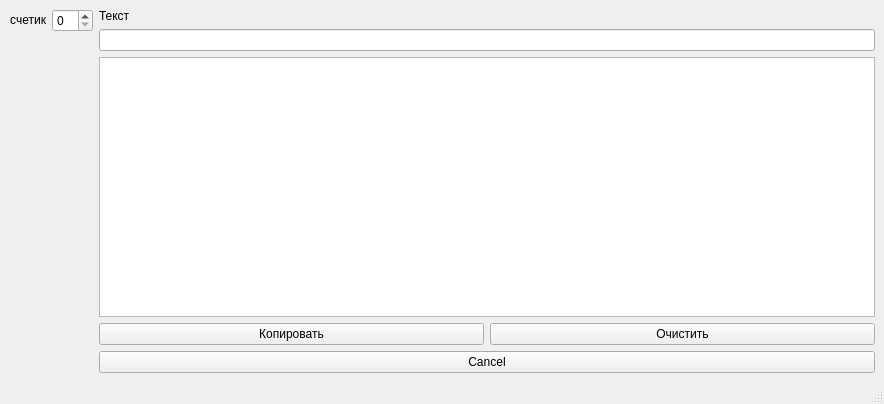
<?xml version="1.0" encoding="UTF-8"?>
<ui version="4.0">
 <class>MainWindow</class>
 <widget class="QMainWindow" name="MainWindow">
  <property name="geometry">
   <rect>
    <x>0</x>
    <y>0</y>
    <width>884</width>
    <height>404</height>
   </rect>
  </property>
  <property name="windowTitle">
   <string>MainWindow</string>
  </property>
  <widget class="QWidget" name="centralwidget">
   <property name="sizePolicy">
    <sizepolicy hsizetype="Expanding" vsizetype="Preferred">
     <horstretch>0</horstretch>
     <verstretch>0</verstretch>
    </sizepolicy>
   </property>
   <property name="layoutDirection">
    <enum>Qt::LeftToRight</enum>
   </property>
   <layout class="QFormLayout" name="formLayout">
    <item row="0" column="0">
     <layout class="QHBoxLayout" stretch="0,0">
      <property name="sizeConstraint">
       <enum>QLayout::SetMaximumSize</enum>
      </property>
      <item>
       <widget class="QLabel" name="label">
        <property name="text">
         <string>&lt;html&gt;&lt;head/&gt;&lt;body&gt;&lt;p align=&quot;right&quot;&gt;счетик&lt;/p&gt;&lt;/body&gt;&lt;/html&gt;</string>
        </property>
       </widget>
      </item>
      <item>
       <widget class="QSpinBox" name="spinBox"/>
      </item>
     </layout>
    </item>
    <item row="0" column="1">
     <layout class="QVBoxLayout" name="verticalLayout_3">
      <item>
       <widget class="QLabel" name="label_2">
        <property name="text">
         <string>&lt;html&gt;&lt;head/&gt;&lt;body&gt;&lt;p&gt;Текст&lt;/p&gt;&lt;/body&gt;&lt;/html&gt;</string>
        </property>
       </widget>
      </item>
      <item>
       <widget class="QLineEdit" name="lineEdit"/>
      </item>
     </layout>
    </item>
    <item row="1" column="1">
     <widget class="QTextEdit" name="textEdit"/>
    </item>
    <item row="3" column="1">
     <layout class="QHBoxLayout" name="horizontalLayout_2">
      <item>
       <widget class="QPushButton" name="pushButton">
        <property name="text">
         <string>Копировать</string>
        </property>
       </widget>
      </item>
      <item>
       <widget class="QPushButton" name="pushButton_3">
        <property name="text">
         <string>Очистить</string>
        </property>
       </widget>
      </item>
     </layout>
    </item>
    <item row="4" column="1">
     <widget class="QPushButton" name="pushButton_2">
      <property name="text">
       <string>Cancel</string>
      </property>
     </widget>
    </item>
   </layout>
  </widget>
  <widget class="QMenuBar" name="menubar">
   <property name="geometry">
    <rect>
     <x>0</x>
     <y>0</y>
     <width>884</width>
     <height>21</height>
    </rect>
   </property>
  </widget>
  <widget class="QStatusBar" name="statusbar"/>
  <action name="actionadd">
   <property name="text">
    <string>add</string>
   </property>
  </action>
 </widget>
 <resources/>
 <connections>
  <connection>
   <sender>pushButton</sender>
   <signal>clicked()</signal>
   <receiver>spinBox</receiver>
   <slot>stepUp()</slot>
   <hints>
    <hint type="sourcelabel">
     <x>483</x>
     <y>304</y>
    </hint>
    <hint type="destinationlabel">
     <x>63</x>
     <y>59</y>
    </hint>
   </hints>
  </connection>
  <connection>
   <sender>pushButton_2</sender>
   <signal>clicked()</signal>
   <receiver>MainWindow</receiver>
   <slot>close()</slot>
   <hints>
    <hint type="sourcelabel">
     <x>486</x>
     <y>323</y>
    </hint>
    <hint type="destinationlabel">
     <x>441</x>
     <y>201</y>
    </hint>
   </hints>
  </connection>
  <connection>
   <sender>pushButton_3</sender>
   <signal>clicked()</signal>
   <receiver>textEdit</receiver>
   <slot>clear()</slot>
   <hints>
    <hint type="sourcelabel">
     <x>681</x>
     <y>301</y>
    </hint>
    <hint type="destinationlabel">
     <x>486</x>
     <y>179</y>
    </hint>
   </hints>
  </connection>
  <connection>
   <sender>pushButton</sender>
   <signal>pressed()</signal>
   <receiver>lineEdit</receiver>
   <slot>copy()</slot>
   <hints>
    <hint type="sourcelabel">
     <x>207</x>
     <y>291</y>
    </hint>
    <hint type="destinationlabel">
     <x>225</x>
     <y>67</y>
    </hint>
   </hints>
  </connection>
 </connections>
</ui>
